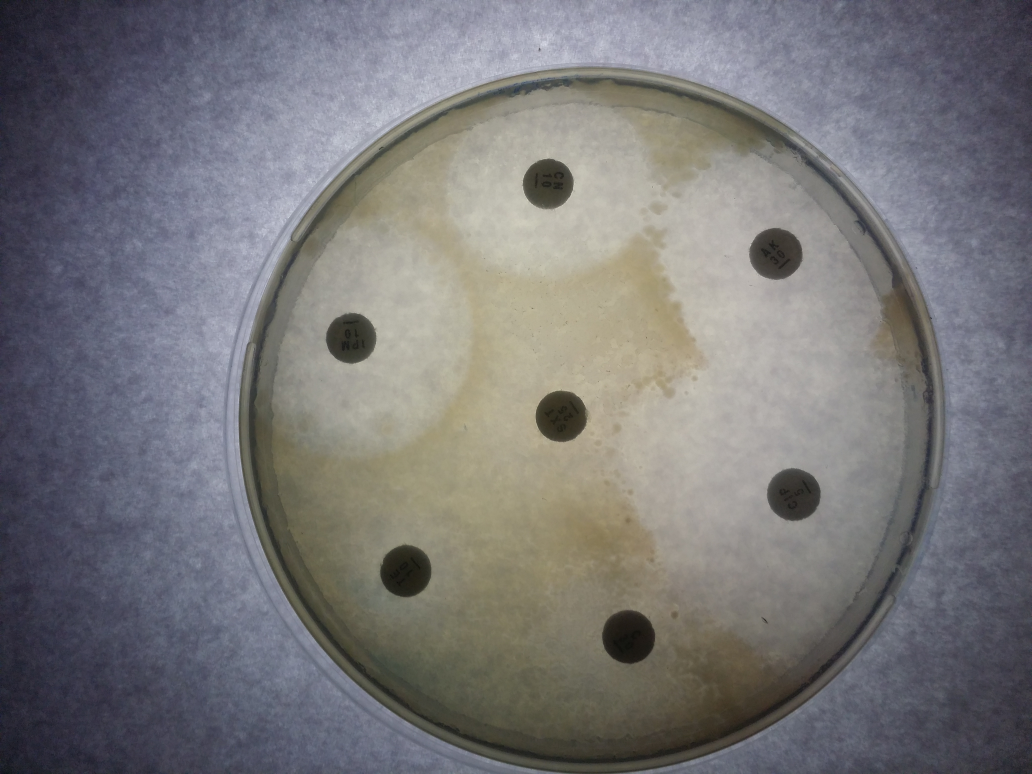
#> input picture test/data/IMG_20160523_095300.jpg, 4128 x 3096 px (shown at 1/4 size)
$ python arc_detect.py
#> lines starting #> are read from the running program, lines starting #| are printed output that depends on the picture; after the words box and inside, x2 and y2 are one past the last pixel; in counts of white or black regions, pixels touching at a corner belong together


import matplotlib
matplotlib.use('Qt5Agg')

import matplotlib.pyplot as plt

import numpy as np
import cv2

inputImage = cv2.imread("../test/data/IMG_20160523_095300.jpg")
#> inputImage is the input picture: shape (3096, 4128, 3); mean B, G, R 120.1, 118.3, 119.4
inputImage = cv2.resize(inputImage,(512,512))
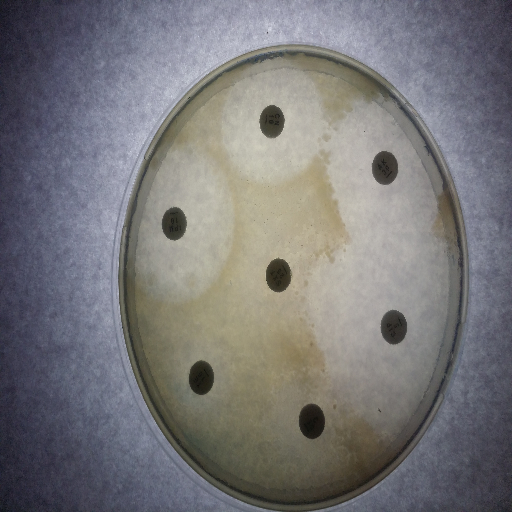
#> inputImage: shape (512, 512, 3); mean B, G, R 120, 118.2, 119.2
inputImageGray = cv2.cvtColor(inputImage, cv2.COLOR_BGR2GRAY)
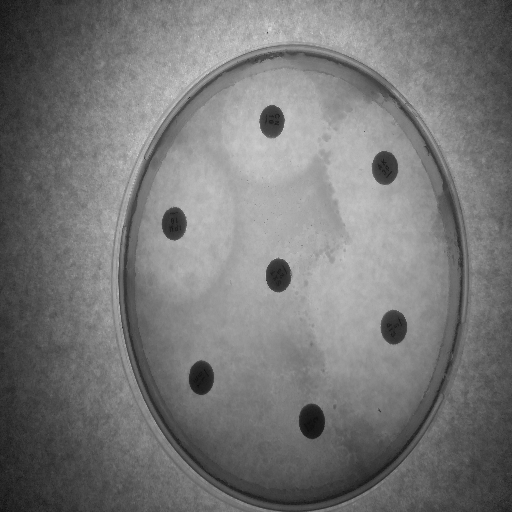
#> inputImageGray: shape (512, 512); min 12, max 218, mean 118.7
edges = cv2.Canny(inputImageGray,150,200,apertureSize = 3)
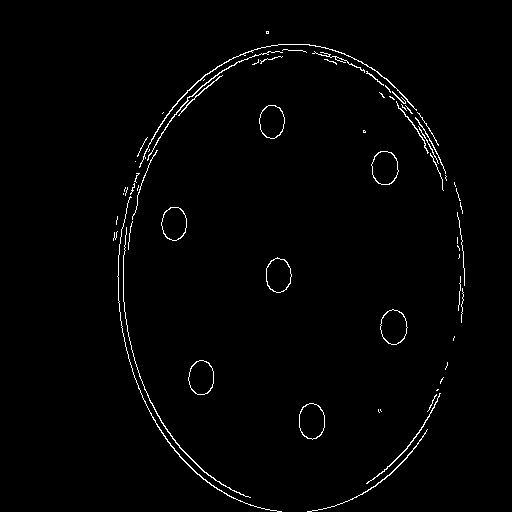
#> edges: shape (512, 512); 1.4% white in thin lines or dots, all inside (x1, y1, x2, y2) = (113, 31, 465, 512)
minLineLength = 5
maxLineGap = 1
lines = cv2.HoughLinesP(edges,cv2.HOUGH_PROBABILISTIC, np.pi/180, 30, minLineLength,maxLineGap)
#> lines = 152 rows, first 6: [123, 301, 123, 257], [391, 473, 404, 459], [397, 96, 400, 100], [395, 460, 403, 451], [247, 52, 248, 51], [418, 133, 421, 137]
for x in range(0, len(lines)):
    for x1,y1,x2,y2 in lines[x]:
        #cv2.line(inputImage,(x1,y1),(x2,y2),(0,128,0),2, cv2.LINE_AA)
        pts = np.array([[x1, y1 ], [x2 , y2]], np.int32)
        cv2.polylines(inputImage, [pts], True, (0,255,0))
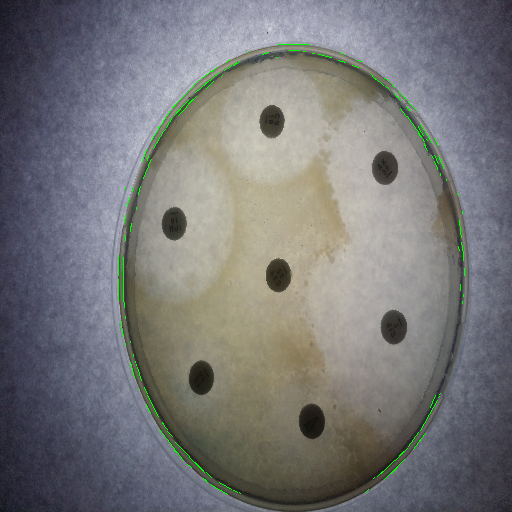
#> inputImage: shape (512, 512, 3); 0.44% of pixels changed, all inside (x1, y1, x2, y2) = (118, 44, 465, 495)

font = cv2.FONT_HERSHEY_SIMPLEX
#> font = 0
cv2.putText(inputImage,"Tracks Detected", (500, 250), font, 0.5, 255)
#> inputImage: shape (512, 512, 3); 0.01% of pixels changed, all inside (x1, y1, x2, y2) = (501, 240, 512, 251)
cv2.imshow("Trolley_Problem_Result", inputImage)
cv2.imshow('edge', edges)
k = cv2.waitKey(0)
#> (key Esc is pressed here)
if k == 27:
    cv2.destroyAllWindows()

$ run again, with test/data/IMG_20160523_094258.jpg copied over test/data/IMG_20160523_095300.jpg
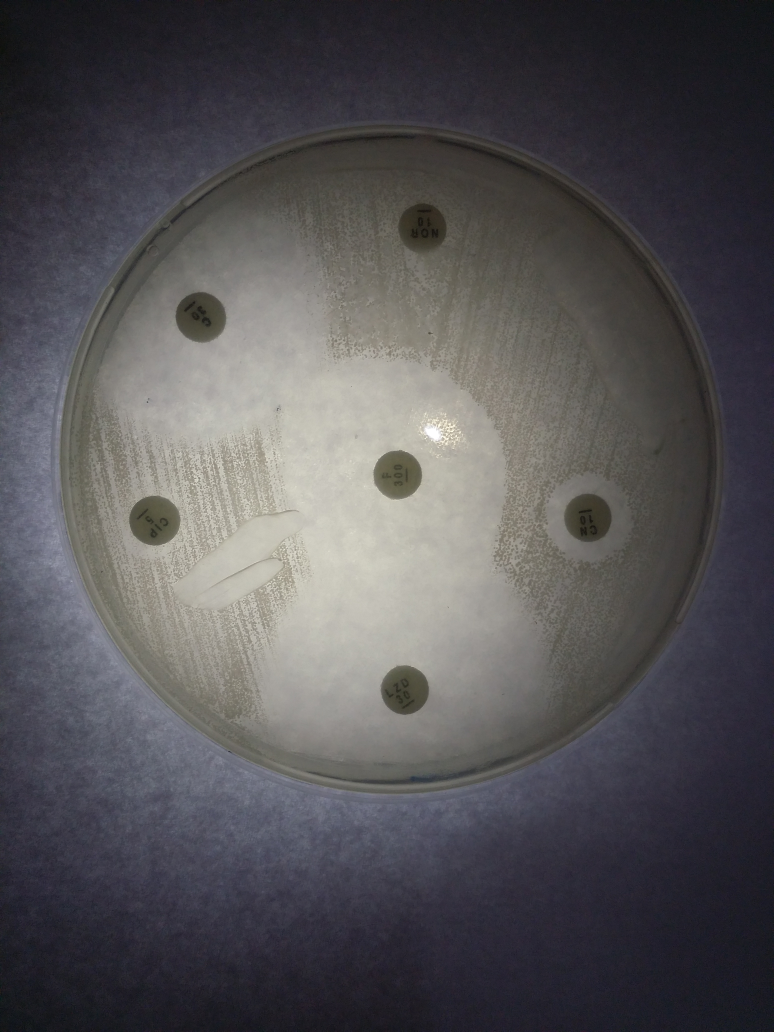
#> input picture test/data/IMG_20160523_094258.jpg, 3096 x 4128 px (shown at 1/4 size)
#> inputImage is the input picture: shape (4128, 3096, 3); mean B, G, R 85, 82.1, 84
#> `inputImage = cv2.resize(inputImage,(512,512))`:
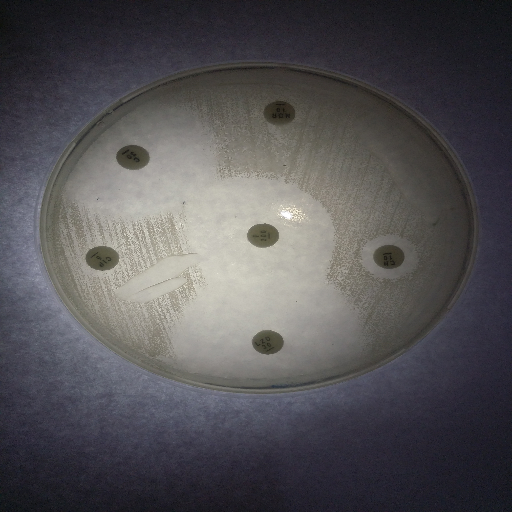
#> inputImage: shape (512, 512, 3); mean B, G, R 84.9, 82, 83.8
#> `edges = cv2.Canny(inputImageGray,150,200,apertureSize = 3)`:
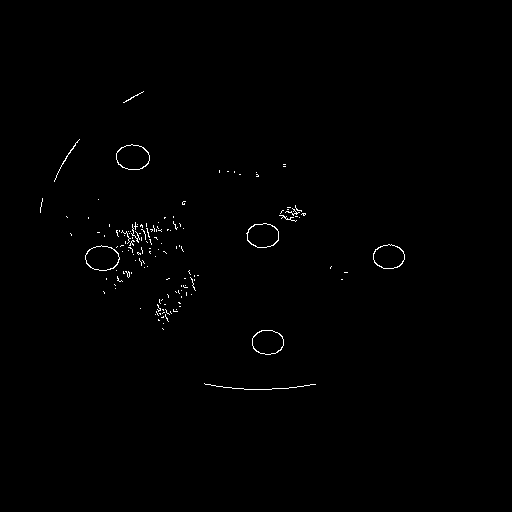
#> edges: shape (512, 512); 0.51% white in thin lines or dots, all inside (x1, y1, x2, y2) = (40, 91, 405, 390)
#> lines = [[167, 229, 168, 229], [254, 224, 262, 224], [289, 387, 296, 387], [254, 389, 271, 389], [238, 388, 243, 388], [116, 154, 116, 156], [68, 153, 69, 152], [62, 164, 67, 156], [232, 388, 237, 388], [257, 247, 266, 247]]
#> the loop `for x in range(0, len(lines)):` made 10 passes
#> font = 0
